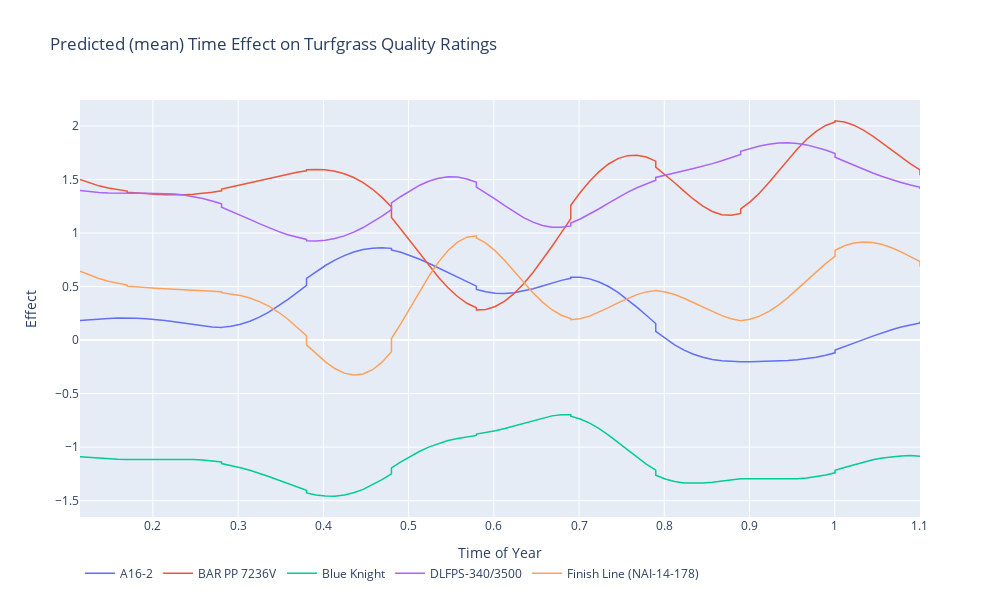

Notebook code cell kept with this figure:
### Code cell
### SELECT WHICH ENTRIES TO PLOT

entries = [10,20,30,40,50]
random_entries = False

###

colors = pio.templates["plotly"].layout.colorway
mean_x = np.mean(df['TIME_OF_YEAR']+df['YEAR'])
std_x = np.std(df['TIME_OF_YEAR']+df['YEAR'])

if random_entries:
    entries = [i for i in range(stan_data_time["num_entries"])]
    random.shuffle(rand_entries)
    entries = entries[:len(colors)]

fig = go.Figure()

for idx, i in enumerate(entries):
    x = list(fit.pred_xn.mean(axis=0)*std_x+mean_x)
    y = fit.pred_time_effect[:,i].mean(axis=0)   
    entry_name = list(df[df["ENTRY_NAME_CODE"] == i]['ENTRY_NAME'])[0]
    fig.add_trace(go.Scatter(x=x, y=y, mode='lines', line=dict(width=1.5, color=colors[idx]),
                             name=entry_name, legendgroup=entry_name))
fig.update_layout(title='Predicted (mean) Time Effect on Turfgrass Quality Ratings',
                  xaxis_title='Time of Year',
                  yaxis_title='Effect',
                  width=1000,  # Set the width of the figure in pixels
                  height=600,  # Set the height of the figure in pixels
                  legend=dict(orientation="h", tracegroupgap=10))
fig.show()
